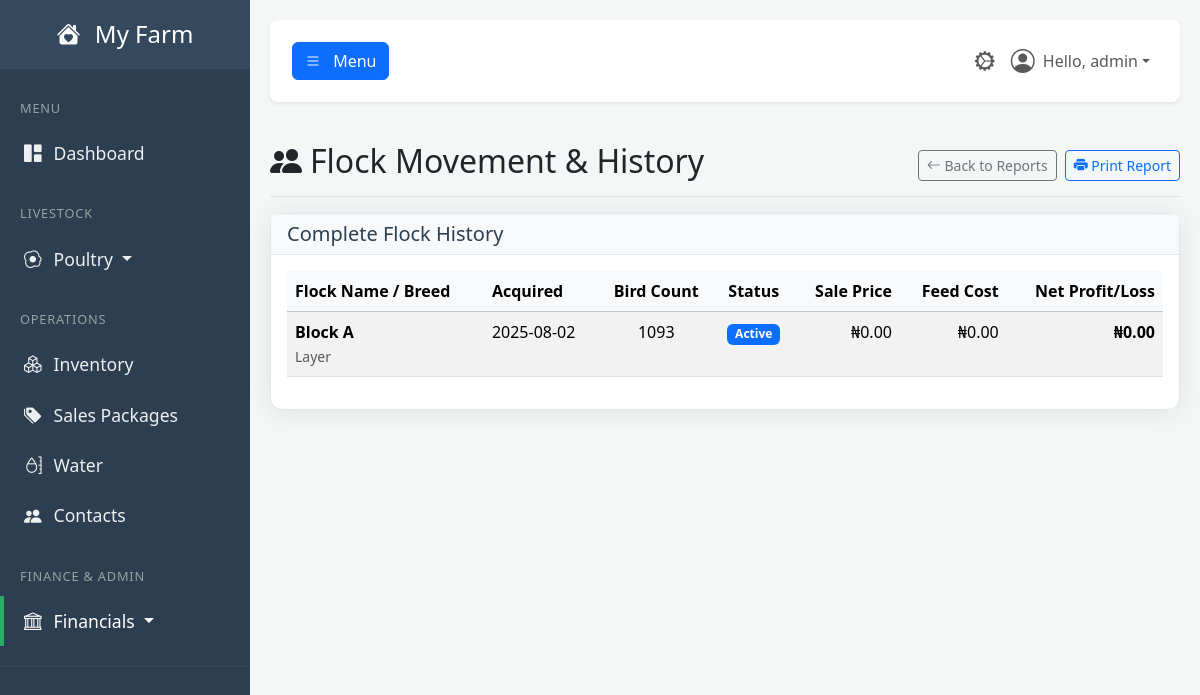
/report/flock-movement (signed in), run on the app's committed database.
### tables this page shows
CREATE TABLE users (
            id INTEGER PRIMARY KEY,
            username TEXT NOT NULL UNIQUE,
            email TEXT NOT NULL UNIQUE,
            password_hash TEXT NOT NULL,
            farm_name TEXT NOT NULL,
            role TEXT NOT NULL DEFAULT 'user', -- 'user' or 'admin'
            is_active BOOLEAN NOT NULL DEFAULT 1,f
            created_at TIMESTAMP DEFAULT CURRENT_TIMESTAMP
        , cash_account_id INTEGER REFERENCES accounts(id));

CREATE TABLE poultry_flocks (
            id INTEGER PRIMARY KEY,
            flock_name TEXT NOT NULL,
            breed TEXT NOT NULL,
            acquisition_date TEXT NOT NULL,
            bird_count INTEGER NOT NULL,
            status TEXT NOT NULL, -- Active, Sold, Archived
            created_at TIMESTAMP DEFAULT CURRENT_TIMESTAMP
        , final_sale_price REAL DEFAULT 0, total_cost REAL DEFAULT 0, net_profit REAL DEFAULT 0, cost_per_bird REAL DEFAULT 0);

### app.py (the view)
@app.route('/report/flock-movement')
@login_required
@permission_required('run_operational_reports')
def report_flock_movement():
    db = get_db()
    all_flocks = db.execute("""
        SELECT
            pf.*,
            (SELECT COALESCE(SUM(il.cost_of_usage), 0) FROM inventory_log il WHERE il.flock_id = pf.id) as calculated_feed_cost
        FROM poultry_flocks pf
        ORDER BY pf.acquisition_date DESC
    """).fetchall()
    return render_template(
        'report_flock_movement.html',
        user=g.user,
        all_flocks=all_flocks,
        now=datetime.utcnow()
    )

### app.py (called while the page is built)
def get_db():
    if 'db' not in g:
        g.db = sqlite3.connect(DATABASE)
        g.db.row_factory = sqlite3.Row
    return g.db

def login_required(f):
    @wraps(f)
    def decorated_function(*args, **kwargs):
        if 'user_id' not in session:
            flash('Please log in to access this page.', 'warning')
            return redirect(url_for('login'))
        g.user = User.get_by_id(session['user_id'])
        if not g.user:
            session.clear()
            return redirect(url_for('login'))
        return f(*args, **kwargs)
    return decorated_function

def permission_required(permission_name):
    def decorator(f):
        @wraps(f)
        def decorated_function(*args, **kwargs):
            if not hasattr(g, 'user') or not g.user.has_permission(permission_name):
                flash('You do not have the required permission.', 'danger')
                return redirect(url_for('dashboard'))
            return f(*args, **kwargs)
        return decorated_function
    return decorator

    def has_permission(self, required_permission):
        if self.role == 'admin':
            return True
        if self._permissions is None:
            db = get_db()
            perms_rows = db.execute("SELECT p.name FROM permissions p JOIN user_permissions up ON p.id = up.permission_id WHERE up.user_id = ?", (self.id,)).fetchall()
            self._permissions = {row['name'] for row in perms_rows}
        return required_permission in self._permissions

    @staticmethod
    def get_by_id(user_id):
        user_row = get_db().execute("SELECT * FROM users WHERE id = ?", (user_id,)).fetchone()
        return User(**user_row) if user_row else None

### templates/report_flock_movement.html (shortened to what this page needs)
{% extends "base.html" %}
{% block content %}
    <div class="d-flex justify-content-between flex-wrap flex-md-nowrap align-items-center pt-3 pb-2 mb-3 border-bottom no-print">
        <h1 class="h2"><i class="bi bi-people-fill me-2"></i>Flock Movement & History</h1>
        <div class="btn-toolbar mb-2 mb-md-0">
            <a href="{{ url_for('reports_dashboard') }}" class="btn btn-sm btn-outline-secondary me-2">
                <i class="bi bi-arrow-left"></i> Back to Reports
            </a>
            <button onclick="window.print();" class="btn btn-sm btn-outline-primary">
                <i class="bi bi-printer-fill"></i> Print Report
            </button>
        </div>
    </div>
    <div class="card shadow-sm">
        <div class="card-header bg-light">
            <h5 class="mb-0">Complete Flock History</h5>
        </div>
        <div class="card-body">
            <div class="table-responsive">
                <table class="table table-striped table-hover">
                    <thead class="table-light">
                        <tr>
                            <th>Flock Name / Breed</th>
                            <th>Acquired</th>
                            <th class="text-center">Bird Count</th>
                            <th class="text-center">Status</th>
                            <th class="text-end">Sale Price</th>
                            <th class="text-end">Feed Cost</th>
                            <th class="text-end">Net Profit/Loss</th>
                        </tr>
                    </thead>
                    <tbody>
                        {% for flock in all_flocks %}
                        <tr class="{{ 'table-success' if (flock.net_profit or 0) > 0 else 'table-danger' if flock.status == 'Inactive' }}">
                            <td><strong>{{ flock.flock_name }}</strong><br><small class="text-muted">{{ flock.breed }}</small></td>
                            <td>{{ flock.acquisition_date }}</td>
                            <td class="text-center">{{ flock.bird_count }}</td>
                            <td class="text-center">
                                <span class="badge bg-{{ 'secondary' if flock.status == 'Inactive' else 'primary' }}">{{ flock.status }}</span>
                            </td>
                            <td class="text-end">₦{{ '{:,.2f}'.format(flock.final_sale_price or 0) }}</td>
                            <td class="text-end">₦{{ '{:,.2f}'.format(flock.total_cost or flock.calculated_feed_cost) }}</td>
                            <td class="text-end"><strong>₦{{ '{:,.2f}'.format(flock.net_profit or 0) }}</strong></td>
                        </tr>
                        {% else %}
                        <tr><td colspan="7" class="text-center p-4">No flocks found in the system.</td></tr>
                        {% endfor %}
                    </tbody>
                </table>
            </div>
        </div>
    </div>
{% endblock %}

### templates/base.html (shortened to what this page needs)
<!DOCTYPE html>
<html lang="en">
<head>
    <link href="https://cdn.jsdelivr.net/npm/bootstrap@5.3.3/dist/css/bootstrap.min.css" rel="stylesheet">
    <link rel="stylesheet" href="https://cdn.jsdelivr.net/npm/bootstrap-icons@1.11.3/font/bootstrap-icons.min.css">
    <link rel="stylesheet" href="{{ url_for('static', filename='css/style.css') }}">
</head>
<body>
    <div class="wrapper">
        <nav id="sidebar" class="no-print">
            <div class="sidebar-header">
                <h3><a href="{{ url_for('dashboard') }}" class="text-white text-decoration-none">
                    <i class="bi bi-house-heart-fill me-2"></i>
                    {% if g.user %}{{ g.user.farm_name }}{% else %}FarmApp{% endif %}
                </a></h3>
            </div>
            <ul class="list-unstyled components">
                <li class="sidebar-menu-header">MENU</li>
                <li><a href="{{ url_for('dashboard') }}" class="{% if request.endpoint == 'dashboard' %}active{% endif %}"><i class="bi bi-grid-1x2-fill"></i>Dashboard</a></li>
                <li class="sidebar-menu-header mt-3">LIVESTOCK</li>
                {% if g.user and (g.user.has_permission('view_brooding_dashboard') or g.user.has_permission('view_poultry_dashboard')) %}
                <li>
                    <a href="#poultrySubmenu" data-bs-toggle="collapse" aria-expanded="false" class="dropdown-toggle {% if 'poultry' in request.endpoint or 'brooding' in request.endpoint %}active{% endif %}">
                        <i class="bi bi-egg-fried"></i>Poultry
                    </a>
                </li>
                {% endif %}
                <li class="sidebar-menu-header mt-3">OPERATIONS</li>
                {% if g.user.has_permission('view_inventory_dashboard') %}
                    <li><a href="{{ url_for('inventory_dashboard') }}" class="{% if 'inventory' in request.endpoint %}active{% endif %}"><i class="bi bi-boxes"></i>Inventory</a></li>
                {% endif %}
                {% if g.user.has_permission('view_sales_packages') %}
                    <li><a href="{{ url_for('manage_sales_packages') }}" class="{% if request.endpoint == 'manage_sales_packages' %}active{% endif %}"><i class="bi bi-tags-fill"></i>Sales Packages</a></li>
                {% endif %}
                {% if g.user.has_permission('view_water_dashboard') %}
                    <li><a href="{{ url_for('water_dashboard') }}" class="{% if 'water' in request.endpoint %}active{% endif %}"><i class="bi bi-moisture"></i>Water</a></li>
                {% endif %}
                {% if g.user.has_permission('view_contacts_dashboard') %}
                    <li><a href="{{ url_for('contacts_dashboard') }}" class="{% if 'contacts' in request.endpoint %}active{% endif %}"><i class="bi bi-people-fill"></i>Contacts</a></li>
                {% endif %}
                {% set can_view_finance = g.user.has_permission('view_financial_center') or
                                           g.user.has_permission('view_chart_of_accounts') or
                                           g.user.has_permission('view_general_journal') or
                                           g.user.has_permission('view_reports_dashboard') %}
                {% if g.user and can_view_finance %}
                <li class="sidebar-menu-header mt-3">FINANCE & ADMIN</li>
                <li>
                    <a href="#financialSubmenu" data-bs-toggle="collapse" aria-expanded="false" class="dropdown-toggle {% if 'financial' in request.endpoint or 'report' in request.endpoint or 'chart_of_accounts' in request.endpoint or 'general_journal' in request.endpoint %}active{% endif %}">
                        <i class="bi bi-bank"></i>Financials
                    </a>
                </li>
                {% endif %}
            </ul>
        </nav>
        <div id="content">
            <nav class="navbar navbar-expand-lg navbar-light bg-white shadow-sm top-navbar no-print mb-4">
                <div class="container-fluid">
                    <button type="button" id="sidebarCollapse" class="btn btn-primary" aria-controls="sidebar" aria-expanded="false">
                        <i class="bi bi-list"></i>
                        <span class="d-none d-md-inline ms-2">Menu</span>
                    </button>
                    <ul class="navbar-nav ms-auto flex-row align-items-center">
                        {% if g.user and g.user.has_permission('view_admin_panel') %}
                            <li class="nav-item">
                                <a class="nav-link {% if 'admin' in request.endpoint %}active{% endif %}" href="{{ url_for('admin_dashboard') }}" title="Admin Panel">
                                    <i class="bi bi-gear-wide-connected fs-5"></i>
                                </a>
                            </li>
                        {% endif %}
                        <li class="nav-item dropdown">
                            <a class="nav-link dropdown-toggle d-flex align-items-center" href="#" id="navbarDropdownUser" role="button" data-bs-toggle="dropdown" aria-expanded="false">
                                <i class="bi bi-person-circle fs-4 me-2"></i>
                                Hello, {{ g.user.username }}
                            </a>
                        </li>
                    </ul>
                </div>
            </nav>
            <main>
                {% block content %}{% endblock %}
            </main>
        </div>
    </div>
</body>
</html>

### static/CSS/style.css (style rules this page uses)
:root { --primary-green: #27ae60; --dark-slate: #2c3e50; --medium-slate: #34495e; --light-slate: #4a6278; --light-grey: #f4f7f6; --text-muted-color: #95a5a6; --text-light: #ecf0f1; --white: #ffffff; --shadow-color: rgba(0, 0, 0, 0.08); }
body { background-color: var(--light-grey); font-family: 'Segoe UI', Tahoma, Geneva, Verdana, sans-serif; overflow-x: hidden; }
.wrapper { display: flex; width: 100%; align-items: stretch; }
#content { width: 100%; padding: 20px; min-height: 100vh; transition: all 0.3s; }
#sidebar { min-width: 250px; max-width: 250px; min-height: 100vh; background: var(--dark-slate); color: var(--text-light); transition: all 0.3s; }
#sidebar .sidebar-header { padding: 20px; background: var(--medium-slate); text-align: center; }
#sidebar .sidebar-header h3 { font-size: 1.5rem; margin-bottom: 0; }
#sidebar .sidebar-menu-header { padding: 10px 20px; font-size: 0.8rem; color: var(--text-muted-color); text-transform: uppercase; letter-spacing: .05rem; }
#sidebar ul.components { padding: 20px 0; border-bottom: 1px solid var(--medium-slate); }
#sidebar ul li a { padding: 12px 20px; font-size: 1.1em; display: block; color: var(--text-light); border-left: 4px solid transparent; text-decoration: none; transition: all 0.2s ease-in-out; }
#sidebar ul li a.active { color: var(--white); background: var(--dark-slate); border-left: 4px solid var(--primary-green); }
#sidebar ul li a i { margin-right: 12px; }
.top-navbar { padding: 15px 10px; background: var(--white); border: none; border-radius: 8px; margin-bottom: 20px; box-shadow: 0 2px 5px var(--shadow-color); }
.card { border-radius: 0.75rem; border: 1px solid #e3e6f0; box-shadow: 0 0.15rem 1.75rem 0 var(--shadow-color) !important; }
.card-header { background-color: #f8f9fc; border-bottom: 1px solid #e3e6f0; font-weight: 600; color: var(--dark-slate); }

### data on the page
users: user.farm_name "My Farm", user.username "admin"
poultry_flocks: flock_name "Block A", breed "Layer", acquisition_date "2025-08-02", bird_count "1093", status "Active", final_sale_price "0.00", total_cost "0.00", net_profit "0.00"
